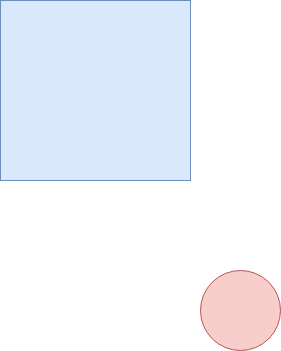
#> input picture staticImgTests/testDiagram.png, 281 x 351 px, found by its file name
$ python testingImg.py
#> lines starting #> are read from the running program, lines starting #| are printed output that depends on the picture; after the words box and inside, x2 and y2 are one past the last pixel; in counts of white or black regions, pixels touching at a corner belong together
import cv2 as cv
import numpy as np
from PIL import Image

img = cv.imread('/home/adam/code/hacknotts2019/testDiagram.png')
#> img is the input picture: shape (351, 281, 3); mean B, G, R 250.6, 243.4, 240.7

imggray = cv.cvtColor(img, cv.COLOR_BGR2GRAY)
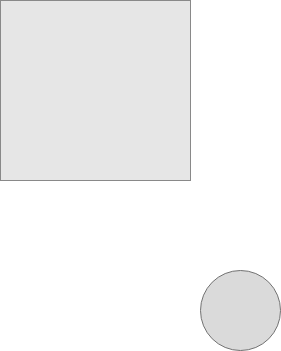
#> imggray: shape (351, 281); min 113, max 255, mean 243.4
ret, thresh = cv.threshold(imggray, 127, 255, 0)
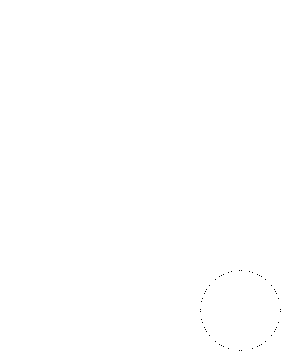
#> thresh: shape (351, 281); 99.9% white; black in thin lines or dots, all inside (x1, y1, x2, y2) = (200, 270, 281, 351)
contours, hierarchy = cv.findContours(thresh, cv.RETR_TREE, cv.CHAIN_APPROX_SIMPLE)
#> contours = 49 contours, 48 with area under 20; largest, box (x1, y1, x2, y2) and area: (0, 0, 281, 351) 97996

print(len(contours))
#| 49
res = cv.drawContours(img,contours,0,(0,255,0),3)
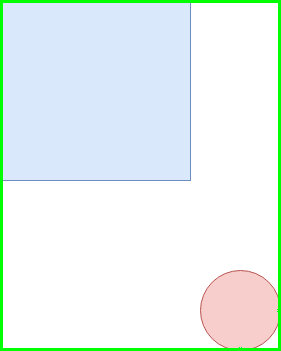
#> res: shape (351, 281, 3); mean B, G, R 241.2, 244.2, 231.9


dsp = Image.fromarray(res,'RGB')
dsp.show()
